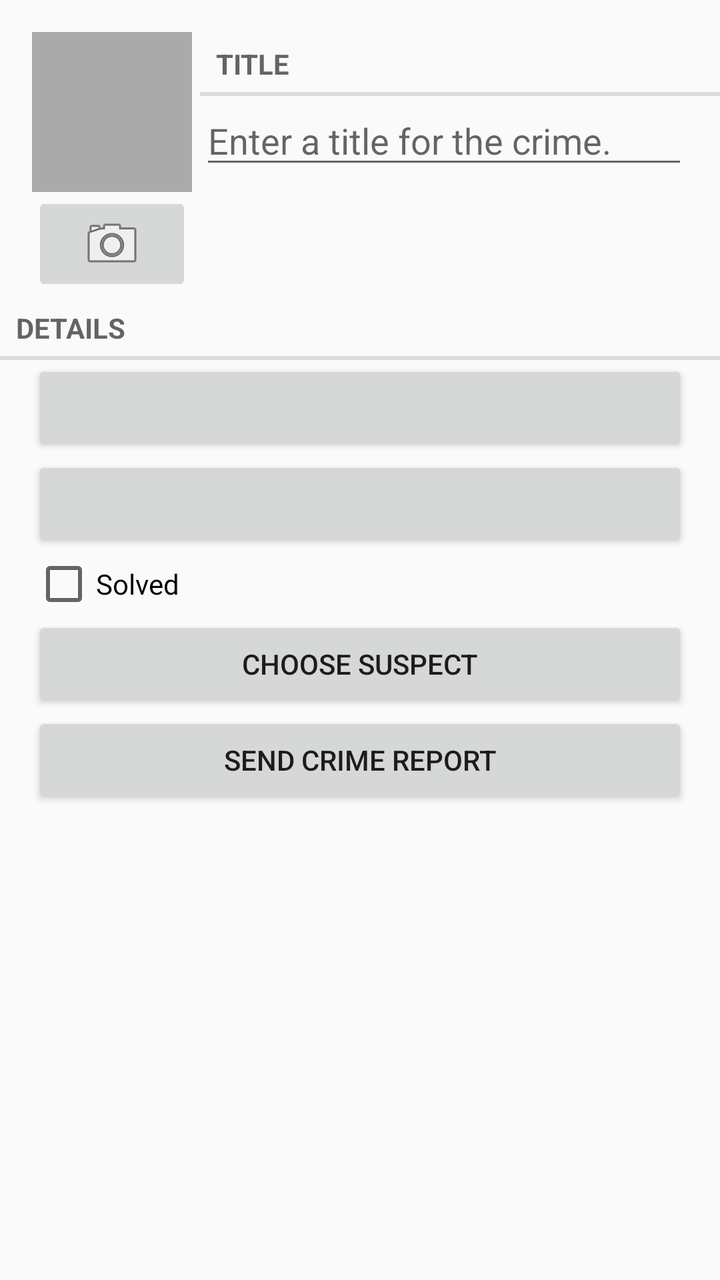
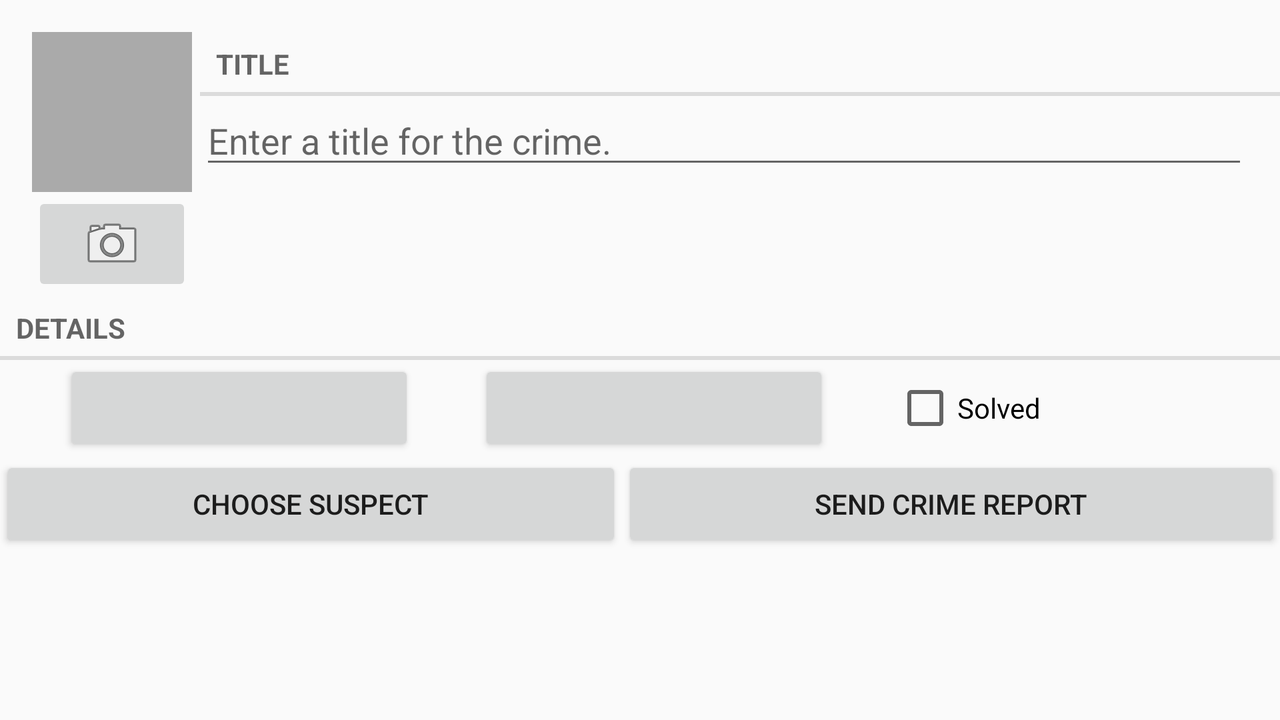

Compare how this app lays out the same screen by default and in its alternative resource folder. The renders come first, then the two layout files and the values they reference.
<!-- AndroidManifest.xml: application theme AppTheme -->
<!-- res/layout/fragment_crime.xml -->
<LinearLayout xmlns:android="http://schemas.android.com/apk/res/android"
    xmlns:tools="http://schemas.android.com/tools"
    android:layout_width="match_parent"
    android:layout_height="match_parent"
    android:orientation="vertical"
    tools:context=".CrimeActivity">

    <include layout="@layout/view_camera_and_title" />

    <TextView
        android:layout_width="match_parent"
        android:layout_height="wrap_content"
        android:text="@string/crime_details_label"
        style="?android:listSeparatorTextViewStyle"
        />

    <Button
        android:layout_width="match_parent"
        android:layout_height="wrap_content"
        android:id="@+id/crime_date"
        android:layout_marginLeft="16dp"
        android:layout_marginRight="16dp"
        />

    <Button
        android:layout_width="match_parent"
        android:layout_height="wrap_content"
        android:id="@+id/crime_time"
        android:layout_marginLeft="16dp"
        android:layout_marginRight="16dp"
        />
    
    <CheckBox
        android:id="@+id/crime_solved"
        android:layout_width="match_parent"
        android:layout_height="wrap_content"
        android:layout_marginLeft="16dp"
        android:layout_marginRight="16dp"
        android:text="@string/crime_solved_label"
        />

    <Button
        android:layout_width="match_parent"
        android:layout_height="wrap_content"
        android:id="@+id/crime_suspect"
        android:layout_marginLeft="16dp"
        android:layout_marginRight="16dp"
        android:text="@string/crime_suspect_text"/>

    <Button
        android:layout_width="match_parent"
        android:layout_height="wrap_content"
        android:id="@+id/crime_report"
        android:layout_marginLeft="16dp"
        android:layout_marginRight="16dp"
        android:text="@string/crime_report_text"/>


    <Button
        android:layout_width="match_parent"
        android:layout_height="wrap_content"
        android:id="@+id/call_suspect"
        android:layout_marginLeft="16dp"
        android:layout_marginRight="16dp"
        android:visibility="gone"
        android:text="@string/call_suspect_text"
        />
</LinearLayout>
<!-- res/layout/view_camera_and_title.xml (included above) -->
<?xml version="1.0" encoding="utf-8"?>
<LinearLayout xmlns:android="http://schemas.android.com/apk/res/android"
    android:layout_width="match_parent"
    android:layout_height="wrap_content"
    android:layout_marginLeft="16dp"
    android:layout_marginTop="16dp"
    >

    <LinearLayout
        android:layout_width="wrap_content"
        android:layout_height="wrap_content"
        android:orientation="vertical"
        android:layout_marginRight="4dp">
        
        <ImageView
            android:id="@+id/crime_photo"
            android:layout_width="80dp"
            android:layout_height="80dp"
            android:scaleType="centerInside"
            android:background="@android:color/darker_gray"
            android:cropToPadding="true"
            />
        <ImageButton
            android:id="@+id/crime_camera"
            android:layout_width="match_parent"
            android:layout_height="wrap_content"
            android:src="@android:drawable/ic_menu_camera"/>
    </LinearLayout>

    <LinearLayout
        android:layout_width="wrap_content"
        android:layout_height="wrap_content"
        android:orientation="vertical"
        android:layout_weight="1">
        <TextView
            android:layout_width="match_parent"
            android:layout_height="wrap_content"
            android:text="@string/crime_title_label"
            style="?android:listSeparatorTextViewStyle"/>

        <EditText
            android:id="@+id/crime_title"
            android:layout_width="match_parent"
            android:layout_height="wrap_content"
            android:layout_marginRight="16dp"
            android:hint="@string/crime_title_hint"/>
    </LinearLayout>
    
</LinearLayout>
<!-- resources referenced by this layout -->
<resources>
  <string name="call_suspect_text">Call Suspect</string>
  <string name="crime_details_label">DETAILS</string>
  <string name="crime_report_text">Send Crime Report</string>
  <string name="crime_solved_label">Solved</string>
  <string name="crime_suspect_text">Choose Suspect</string>
  <string name="crime_title_hint">Enter a title for the crime.</string>
  <string name="crime_title_label">TITLE</string>
  <style name="AppTheme" parent="Theme.AppCompat.Light.DarkActionBar">
          
          <item name="colorPrimary">@color/colorPrimary</item>
          <item name="colorPrimaryDark">@color/colorPrimaryDark</item>
          <item name="colorAccent">@color/colorAccent</item>
      </style>
</resources>
<!-- res/layout-land/fragment_crime.xml (the author's variant of the layout above) -->
<!-- drawn on the phone turned sideways -->
<LinearLayout xmlns:android="http://schemas.android.com/apk/res/android"
    xmlns:tools="http://schemas.android.com/tools"
    android:layout_width="match_parent"
    android:layout_height="match_parent"
    android:orientation="vertical"
    tools:context=".CrimeActivity">

    <include layout="@layout/view_camera_and_title" />

    <TextView
        android:layout_width="match_parent"
        android:layout_height="wrap_content"
        android:text="@string/crime_details_label"
        style="?android:listSeparatorTextViewStyle"
        />

    <LinearLayout
        android:layout_width="match_parent"
        android:layout_height="wrap_content"
        android:orientation="horizontal"
        android:layout_marginLeft="16dp"
        android:layout_marginRight="16dp">
        <Button
            android:layout_width="wrap_content"
            android:layout_height="wrap_content"
            android:id="@+id/crime_date"
            android:layout_marginLeft="16dp"
            android:layout_marginRight="16dp"
            android:layout_weight="1"
            />

        <Button
            android:layout_width="wrap_content"
            android:layout_height="wrap_content"
            android:id="@+id/crime_time"
            android:layout_marginLeft="16dp"
            android:layout_marginRight="16dp"
            android:layout_weight="1"
            />
        <CheckBox
            android:id="@+id/crime_solved"
            android:layout_width="wrap_content"
            android:layout_height="wrap_content"
            android:layout_marginLeft="16dp"
            android:layout_marginRight="16dp"
            android:layout_weight="1"
            android:text="@string/crime_solved_label"
            />
    </LinearLayout>

    <LinearLayout
        android:layout_width="match_parent"
        android:layout_height="wrap_content"
        android:orientation="horizontal">

        <Button
            android:layout_width="wrap_content"
            android:layout_height="wrap_content"
            android:id="@+id/crime_suspect"
            android:layout_weight="1"
            android:text="@string/crime_suspect_text"/>

        <Button
            android:layout_width="wrap_content"
            android:layout_height="wrap_content"
            android:id="@+id/crime_report"
            android:layout_weight="1"
            android:text="@string/crime_report_text"/>

    </LinearLayout>

    <Button
        android:layout_width="match_parent"
        android:layout_height="wrap_content"
        android:id="@+id/call_suspect"
        android:visibility="gone"
        android:text="@string/call_suspect_text"
        />


</LinearLayout>
